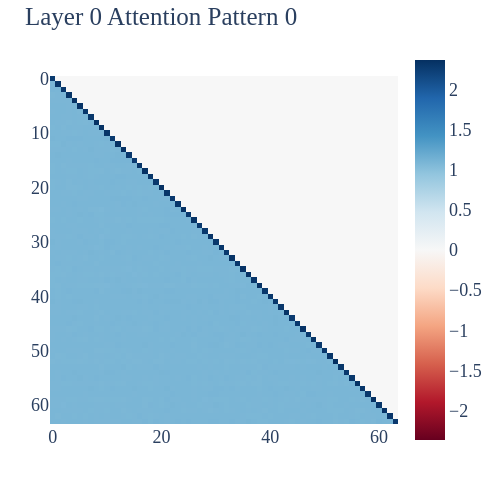
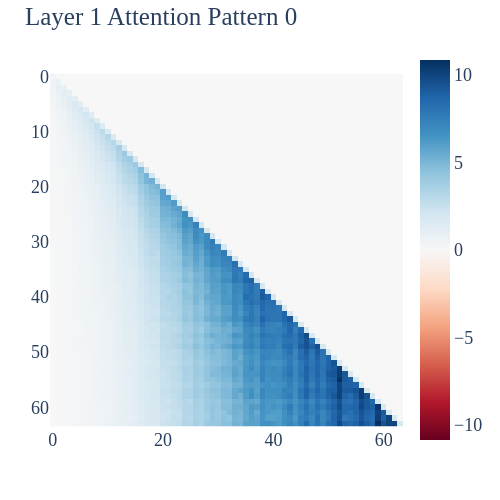
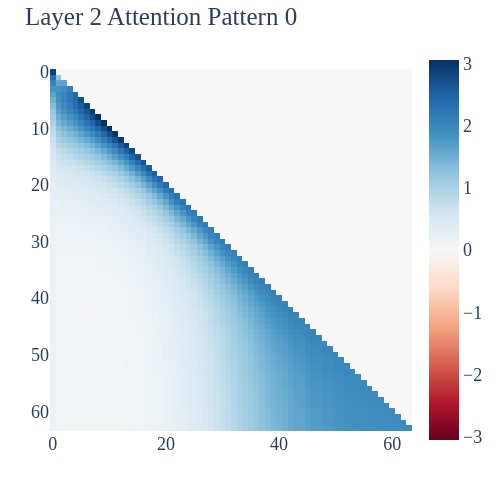
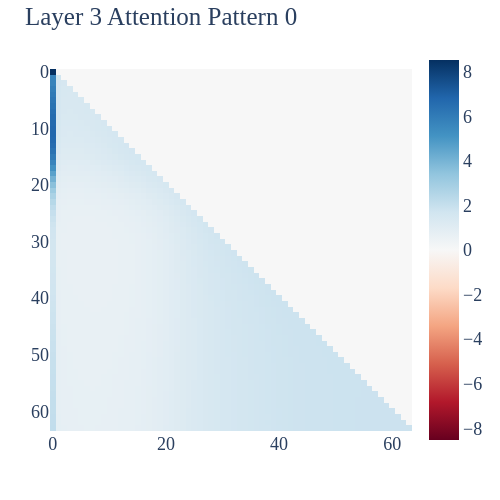

Here is the notebook cell these charts were saved with, in order:
### Code cell
# L0-5
n_layers = 6
for layer_id in range(n_layers):
    # Heads
    for i in range(1):
        imshow(
            (np.exp(cache[f"blocks.{layer_id}.attn.hook_attn_scores"][:, i, :, :].mean([0]).cpu().numpy())),
            title=f"Layer {layer_id} Attention Pattern {i}",
            height=500,
            width=500,
        )

### Figure 1 — Plotly figure (JSON) as saved in the notebook; plotly's stock layout.template omitted (floating-point values rounded to 4 significant figures; data arrays with more than 128 entries replaced by an {"elided": "..."} marker saying what was removed)
{"data": [{"coloraxis": "coloraxis", "hovertemplate": "x: %{x}<br>y: %{y}<br>color: %{z}<extra></extra>", "name": "0", "type": "heatmap", "xaxis": "x", "yaxis": "y", "z": {"elided": "64x64 float values"}}], "layout": {"coloraxis": {"cmid": 0, "colorscale": [[0, "rgb(103,0,31)"], [0.1, "rgb(178,24,43)"], [0.2, "rgb(214,96,77)"], [0.3, "rgb(244,165,130)"], [0.4, "rgb(253,219,199)"], [0.5, "rgb(247,247,247)"], [0.6, "rgb(209,229,240)"], [0.7, "rgb(146,197,222)"], [0.8, "rgb(67,147,195)"], [0.9, "rgb(33,102,172)"], [1, "rgb(5,48,97)"]]}, "height": 500, "title": {"text": "Layer 0 Attention Pattern 0"}, "width": 500, "xaxis": {"anchor": "y", "constrain": "domain", "domain": [0, 1], "scaleanchor": "y"}, "yaxis": {"anchor": "x", "autorange": "reversed", "constrain": "domain", "domain": [0, 1]}}}

### Figure 2 — Plotly figure (JSON) as saved in the notebook; plotly's stock layout.template omitted (floating-point values rounded to 4 significant figures; data arrays with more than 128 entries replaced by an {"elided": "..."} marker saying what was removed)
{"data": [{"coloraxis": "coloraxis", "hovertemplate": "x: %{x}<br>y: %{y}<br>color: %{z}<extra></extra>", "name": "0", "type": "heatmap", "xaxis": "x", "yaxis": "y", "z": {"elided": "64x64 float values"}}], "layout": {"coloraxis": {"cmid": 0, "colorscale": [[0, "rgb(103,0,31)"], [0.1, "rgb(178,24,43)"], [0.2, "rgb(214,96,77)"], [0.3, "rgb(244,165,130)"], [0.4, "rgb(253,219,199)"], [0.5, "rgb(247,247,247)"], [0.6, "rgb(209,229,240)"], [0.7, "rgb(146,197,222)"], [0.8, "rgb(67,147,195)"], [0.9, "rgb(33,102,172)"], [1, "rgb(5,48,97)"]]}, "height": 500, "title": {"text": "Layer 1 Attention Pattern 0"}, "width": 500, "xaxis": {"anchor": "y", "constrain": "domain", "domain": [0, 1], "scaleanchor": "y"}, "yaxis": {"anchor": "x", "autorange": "reversed", "constrain": "domain", "domain": [0, 1]}}}

### Figure 3 — Plotly figure (JSON) as saved in the notebook; plotly's stock layout.template omitted (floating-point values rounded to 4 significant figures; data arrays with more than 128 entries replaced by an {"elided": "..."} marker saying what was removed)
{"data": [{"coloraxis": "coloraxis", "hovertemplate": "x: %{x}<br>y: %{y}<br>color: %{z}<extra></extra>", "name": "0", "type": "heatmap", "xaxis": "x", "yaxis": "y", "z": {"elided": "64x64 float values"}}], "layout": {"coloraxis": {"cmid": 0, "colorscale": [[0, "rgb(103,0,31)"], [0.1, "rgb(178,24,43)"], [0.2, "rgb(214,96,77)"], [0.3, "rgb(244,165,130)"], [0.4, "rgb(253,219,199)"], [0.5, "rgb(247,247,247)"], [0.6, "rgb(209,229,240)"], [0.7, "rgb(146,197,222)"], [0.8, "rgb(67,147,195)"], [0.9, "rgb(33,102,172)"], [1, "rgb(5,48,97)"]]}, "height": 500, "title": {"text": "Layer 2 Attention Pattern 0"}, "width": 500, "xaxis": {"anchor": "y", "constrain": "domain", "domain": [0, 1], "scaleanchor": "y"}, "yaxis": {"anchor": "x", "autorange": "reversed", "constrain": "domain", "domain": [0, 1]}}}

### Figure 4 — Plotly figure (JSON) as saved in the notebook; plotly's stock layout.template omitted (floating-point values rounded to 4 significant figures; data arrays with more than 128 entries replaced by an {"elided": "..."} marker saying what was removed)
{"data": [{"coloraxis": "coloraxis", "hovertemplate": "x: %{x}<br>y: %{y}<br>color: %{z}<extra></extra>", "name": "0", "type": "heatmap", "xaxis": "x", "yaxis": "y", "z": {"elided": "64x64 float values"}}], "layout": {"coloraxis": {"cmid": 0, "colorscale": [[0, "rgb(103,0,31)"], [0.1, "rgb(178,24,43)"], [0.2, "rgb(214,96,77)"], [0.3, "rgb(244,165,130)"], [0.4, "rgb(253,219,199)"], [0.5, "rgb(247,247,247)"], [0.6, "rgb(209,229,240)"], [0.7, "rgb(146,197,222)"], [0.8, "rgb(67,147,195)"], [0.9, "rgb(33,102,172)"], [1, "rgb(5,48,97)"]]}, "height": 500, "title": {"text": "Layer 3 Attention Pattern 0"}, "width": 500, "xaxis": {"anchor": "y", "constrain": "domain", "domain": [0, 1], "scaleanchor": "y"}, "yaxis": {"anchor": "x", "autorange": "reversed", "constrain": "domain", "domain": [0, 1]}}}
